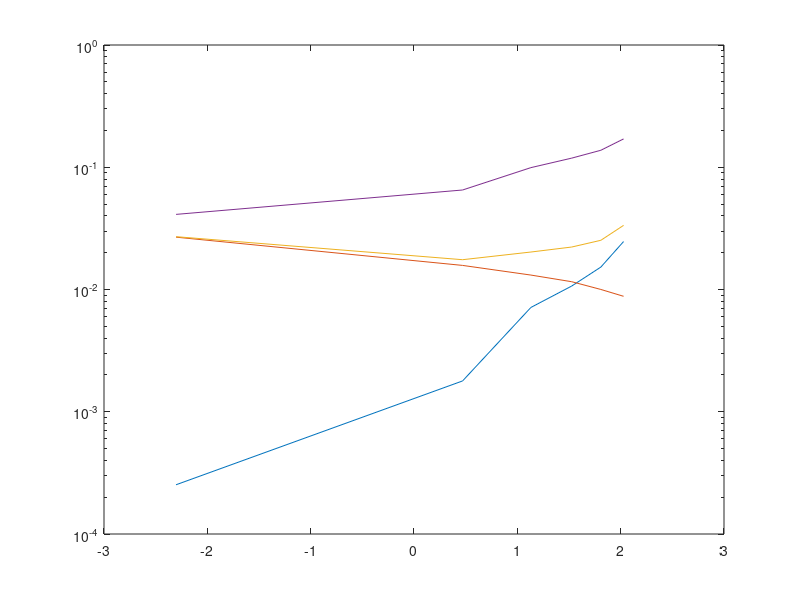

Reproduce this figure in MATLAB.
clc ;
clear all;
numberOfDataSets = 100;
dataPointsPerDataSet = 25;
counter = 1;
Lambda = 0.1:1.5:8;

gaussianBasisParamS = 0.1;


L = numberOfDataSets;
N = dataPointsPerDataSet;
gaussianBasisParamMu = 0:1/N:1;
gaussianBasisParamMu([1 end]) = []; 
xTraining   = sort(rand(1,N)');             % sampling from uniform distribution
hx = sin(2*pi*xTraining);
Mu = gaussianBasisParamMu;
%Mu = xTraining(1:end-1,1)';
S = gaussianBasisParamS;
gaussianBasisFunction = @(x,i) exp((-(x-Mu(i))^2)/2/S^2); 
%% generate basis function
% this is the gaussian basis function
%% Generate data set D 

newtraining = sort(rand(1,1000)'); 
newhx = sin(2*pi*newtraining);
newEpsilonTraining = normrnd(0,0.3,[1000 1]);         % sampling normal distribution
tNew1000       = newhx+newEpsilonTraining; 

for j = 1:1000
    for k = 1:length(Mu)
      newPhiMatrix(j,k) =  gaussianBasisFunction(newtraining(j),k);
    end
end
newphiMatrix = ([ones(1000,1),newPhiMatrix]);


for span = Lambda
    


for i = 1:L
epsilonTraining = normrnd(0,0.3,[N 1]);         % sampling normal distribution
tTraining       = hx+epsilonTraining;  % training set  
for j = 1:N
    for k = 1:length(Mu)
      PhiMatrix(j,k) =  gaussianBasisFunction(xTraining(j),k);
    end
end
phiMatrix = ([ones(N,1),PhiMatrix]);
X = phiMatrix;
parameterSet{i} = ((X'*X+span*eye(size(X))))\(X')*tTraining;
trainingX{i} = X;
targetOutput{i} = tTraining;
end

for i = 1:L
   predictedValueTraining(:,i) = trainingX{i}*parameterSet{i};
   
   % predictedValueTest = testInput(:,1:i)*parameterSet{i};
   %figure(i+2)  % use this to see the fit
   %plot(xTraining,tTraining,'rs',xTraining,predictedValueTraining,'k-');
   % errorRmsTraining(i) = sqrt(sum((tTraining-predictedValueTraining).^2)/nTraining);  
   % errorRmsTest(i)=sqrt(sum((tTest-predictedValueTest).^2)/nTest);
end
meanPredictedValueTraining = sum(predictedValueTraining,2)/L; %mean fx
variance(counter) = sum(sum((predictedValueTraining-meanPredictedValueTraining).^2)/L)/N;
biasSquare= sum((meanPredictedValueTraining-hx).^2)/N;
bias(counter) = biasSquare;



for i =1:L
   newpredictedValueTraining(:,i) = newphiMatrix *parameterSet{i};
end
newmeanPredictedValueTraining = sum(newpredictedValueTraining,2)/L; 

error(counter) = sqrt(sum((newmeanPredictedValueTraining-newhx).^2)/1000);

counter = counter+1;
end
 semilogy(log(Lambda),bias,log(Lambda),variance,log(Lambda),bias+variance,log(Lambda),error)

 
%mean fx

